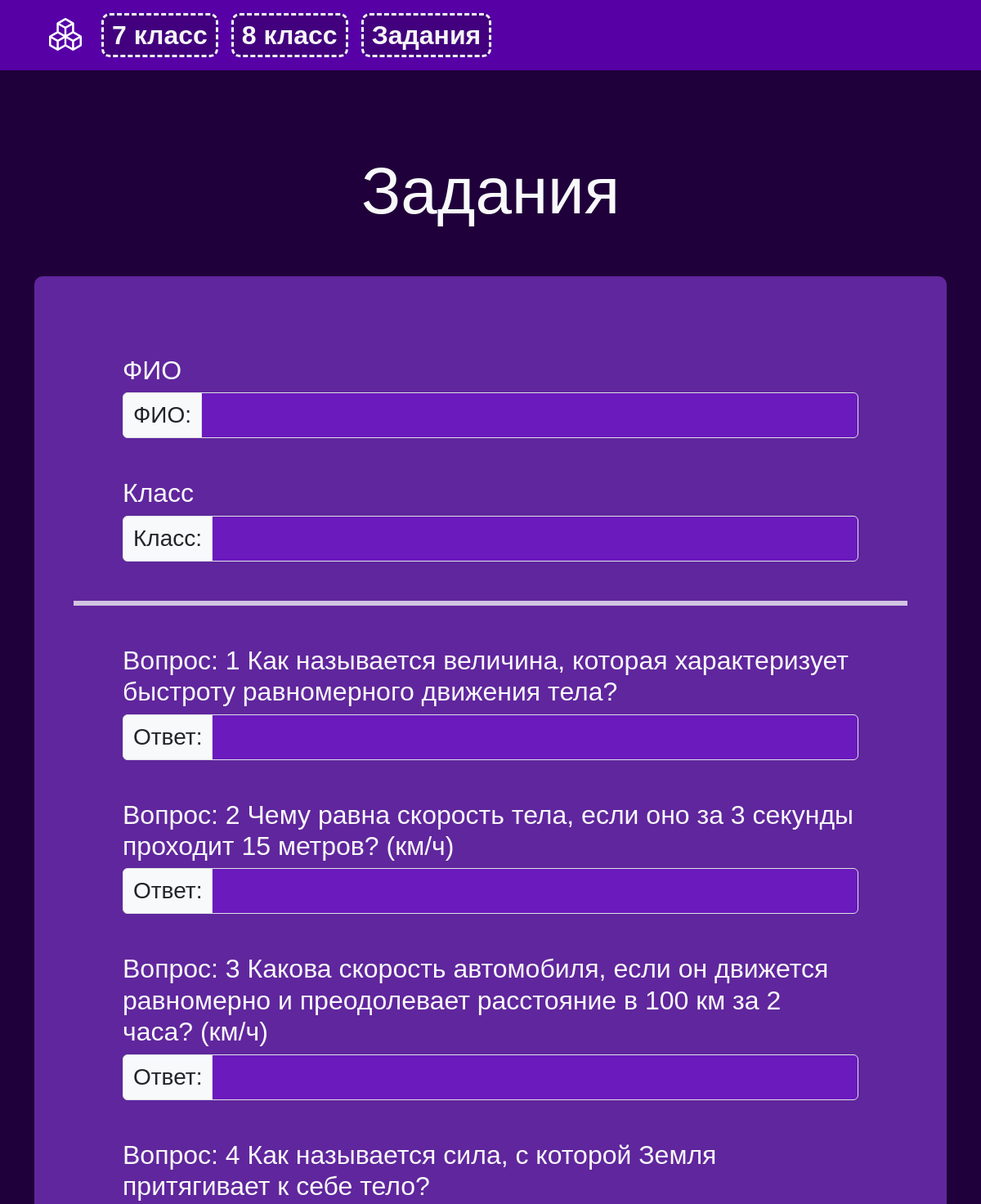
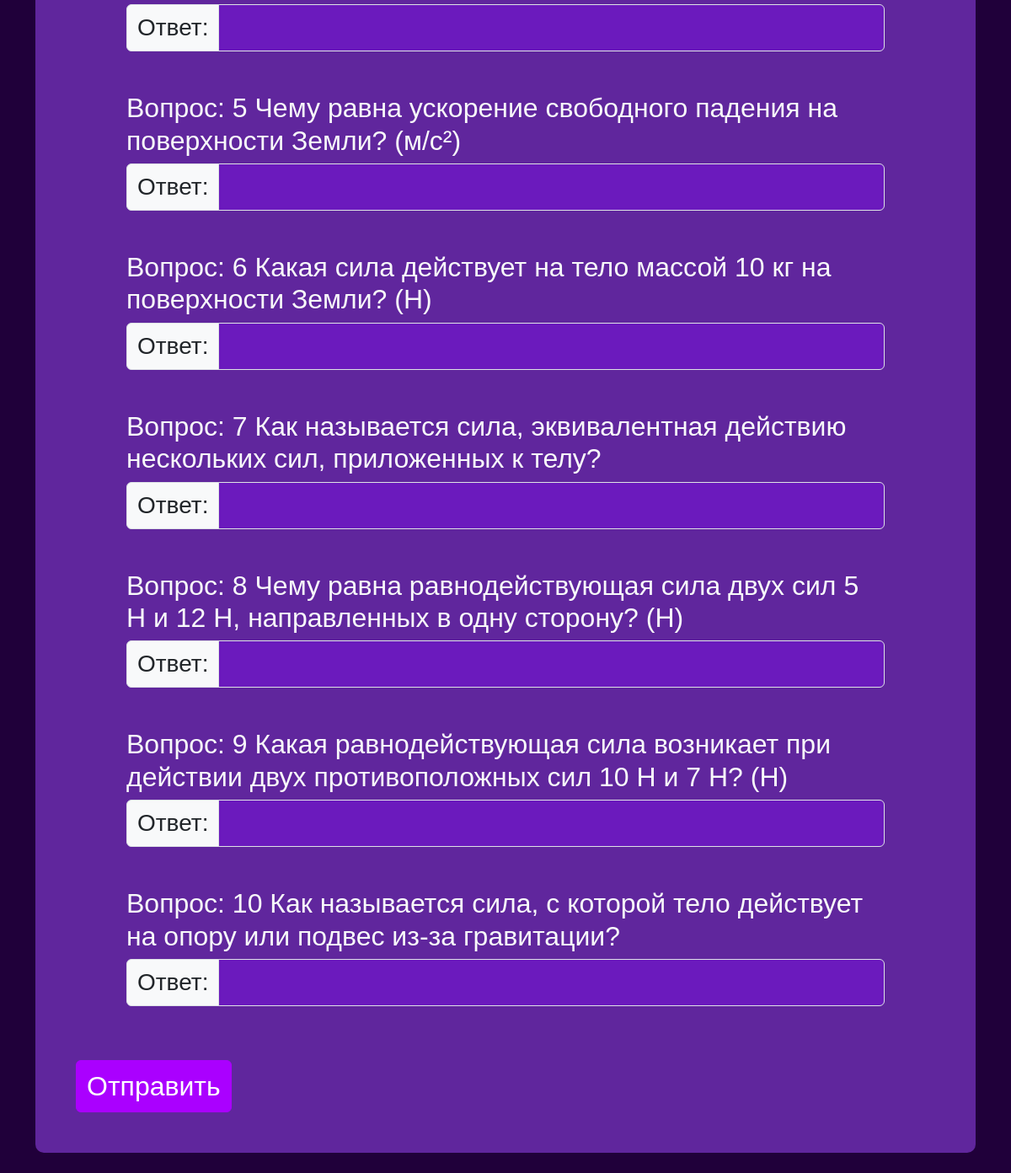
The app's page /quest with its own data (2 pictures, top to bottom).
### app/models.py (models this page shows, shortened)
class Question(db.Model):
    id = db.Column(db.Integer(), primary_key=True)
    text = db.Column(db.Text(), unique=True, nullable=False)
    answer = db.Column(db.String(255))

### app/routes.py (the view)
@app.route('/quest', methods=['GET', 'POST'])
def quest():
    if request.method == 'POST':
        FIO = request.form['FIO']
        cls = request.form['class']
        answrs = []
        for i in range(len(Question.query.all())):
            answrs.append(request.form[f'test{i+1}'])
        col = 0;
        print(Code.query.first().code)
        for i in range(len(answrs)):
            if answrs[i].lower() == Question.query.all()[i].answer.lower():
                col += 1
        res = Result(code=Code.query.first().code, name=FIO, user_class=cls, result=col, max=len(Question.query.all()))
        db.session.add(res)
        db.session.commit()
        return render_template('quest.html', answers=answrs, quests=Question.query.all())
    else:
        return render_template("quest.html", quests=Question.query.all())

### app/templates/quest.html (shortened to what this page needs)
{% extends "base.html" %}
{% block content %}
    <div class="container mb-4">
        <div class="container" style="margin-top: 100px">
            <div class="row">
                <div class="col-12 text-center">
                    <h1 class="text-center text-light" style="font-size: 80px">Задания</h1>
                </div>
            </div>
        </div>
        <div class="container mt-5 py-5 px-5" style="background: rgba(150,70,241,0.54); border-radius: 10px">
            <form method="post">
                <div class="row my-5 mx-5">
                    <div class="col-12">
                        <h2 class="text-light"> ФИО
                        </h2>
                        <div class="input-group fs-1">
                            <span class="input-group-text fs-3" id="basic-addon3">ФИО:</span>
                            <input style="background: rgba(131,0,255,0.32)" type="text"
                                   class="form-control text-light fs-3 text-center" id="FIO"
                                   aria-describedby="basic-addon3 basic-addon4" name="FIO" required>
                        </div>
                    </div>
                </div>
                <div class="row my-5 mx-5">
                    <div class="col-12">
                        <h2 class="text-light"> Класс
                        </h2>
                        <div class="input-group fs-1">
                            <span class="input-group-text fs-3" id="basic-addon3">Класс:</span>
                            <input style="background: rgba(131,0,255,0.32)" type="text"
                                   class="form-control text-light fs-3 text-center" id="class"
                                   aria-describedby="basic-addon3 basic-addon4" name="class" required>
                        </div>
                    </div>
                </div>
                <hr class="border border-light border-3 opacity-75">
                {% for q in quests %}
                    <div class="row my-5 mx-5">
                        <div class="col-12">
                            <h2 class="text-light"> Вопрос: {{ q.id }}
                                {{ q.text }}
                            </h2>
                            <div class="input-group fs-1">
                                <span class="input-group-text fs-3" id="basic-addon3">Ответ:</span>
                                {% if answers is defined %}
                                    <input style="background: rgba(131,0,255,0.32)" type="text"
                                           class="form-control text-light fs-3 text-center" id="{{ q.id }}"
                                           aria-describedby="basic-addon3 basic-addon4" name="test{{ q.id }}" required
                                           value="{{ answers[q.id-1] }}">
                                {% else %}
                                    <input style="background: rgba(131,0,255,0.32)" type="text"
                                           class="form-control text-light fs-3 text-center" id="{{ q.id }}"
                                           aria-describedby="basic-addon3 basic-addon4" name="test{{ q.id }}" required>
                                {% endif %}
                            </div>
                        </div>
                    </div>
                {% endfor %}
            {% if answers is not defined %}
                  <button type="submit" style="background: #aa00ff; border-color: #aa00ff"
                        class="btn btn-primary mt-3 justify-content-center fs-2">Отправить
                </button>
                {% endif %}
            </form>
        </div>
    </div>
{% endblock %}

### app/templates/base.html (shortened to what this page needs)
<!DOCTYPE html>
<html lang="en" class="load-html">
<head>
    <link href="https://cdn.jsdelivr.net/npm/bootstrap@5.3.3/dist/css/bootstrap.min.css" rel="stylesheet">
    <link href="https://getbootstrap.com/docs/5.3/assets/css/docs.css" rel="stylesheet">
    <link rel="stylesheet" href="https://cdn.jsdelivr.net/npm/bootstrap-icons@1.11.3/font/bootstrap-icons.min.css">
    <link rel="stylesheet" href="{{ url_for('static', filename='css/style.css') }}">
</head>
<body>
<main class="main" style="display: none">
    <nav class="navbar navbar-expand-lg" style="background: #5600a6;">
        <div class="container-fluid">
            <a class="navbar-brand" href="/">
                <i class="bi bi-boxes fs-1 ps-5" style="color: white"></i>
            </a>
            <div class="collapse navbar-collapse" id="navbarNav">
                <ul class="navbar-nav">
                    <li class="nav-item">
                        <a class="nav-link active text-light fs-2" aria-current="page" href="{{ url_for('class7') }}">
                            <button class="nav-btn">7 класс</button>
                        </a>
                    </li>
                    <li class="nav-item">
                        <a class="nav-link active text-light fs-2" aria-current="page" href="{{ url_for('class8') }}">
                            <button class="nav-btn">8 класс</button>
                        </a>
                    </li>
                    <li class="nav-item">
                        <a class="nav-link active text-light fs-2" aria-current="page" href="{{ url_for('codetest') }}">
                            <button class="nav-btn">Задания</button>
                        </a>
                    </li>
                </ul>
            </div>
        </div>
    </nav>
    <div class="toast-container position-fixed bottom-0 end-0 p-3">
    </div>
    {% block content %}{% endblock %}
</main>
</body>
</html>

### app/static/css/style.css (style rules this page uses)
body { background: #20003a; font-family: "Montserrat", sans-serif; font-optical-sizing: auto; font-style: normal; }
.nav-btn { border: 3px dashed whitesmoke; background: #42007e; color: whitesmoke; font-weight: 700; border-radius: 10px; padding: 0 10px; transition: .5s; }
a { text-decoration: none; }

### records on screen
Question: id "1", text "Как называется величина, которая характеризует быстроту равномерного движения тела?"
Question: id "2", text "Чему равна скорость тела, если оно за 3 секунды проходит 15 метров? (км/ч)"
Question: id "3", text "Какова скорость автомобиля, если он движется равномерно и преодолевает расстояние в 100 км за 2 часа? (км/ч)"
Question: id "4", text "Как называется сила, с которой Земля притягивает к себе тело?"
Question: id "5", text "Чему равна ускорение свободного падения на поверхности Земли? (м/с²)"
Question: id "6", text "Какая сила действует на тело массой 10 кг на поверхности Земли? (Н)"
Question: id "7", text "Как называется сила, эквивалентная действию нескольких сил, приложенных к телу?"
Question: id "8", text "Чему равна равнодействующая сила двух сил 5 Н и 12 Н, направленных в одну сторону? (Н)"
Question: id "9", text "Какая равнодействующая сила возникает при действии двух противоположных сил 10 Н и 7 Н? (Н)"
Question: id "10", text "Как называется сила, с которой тело действует на опору или подвес из-за гравитации?"
